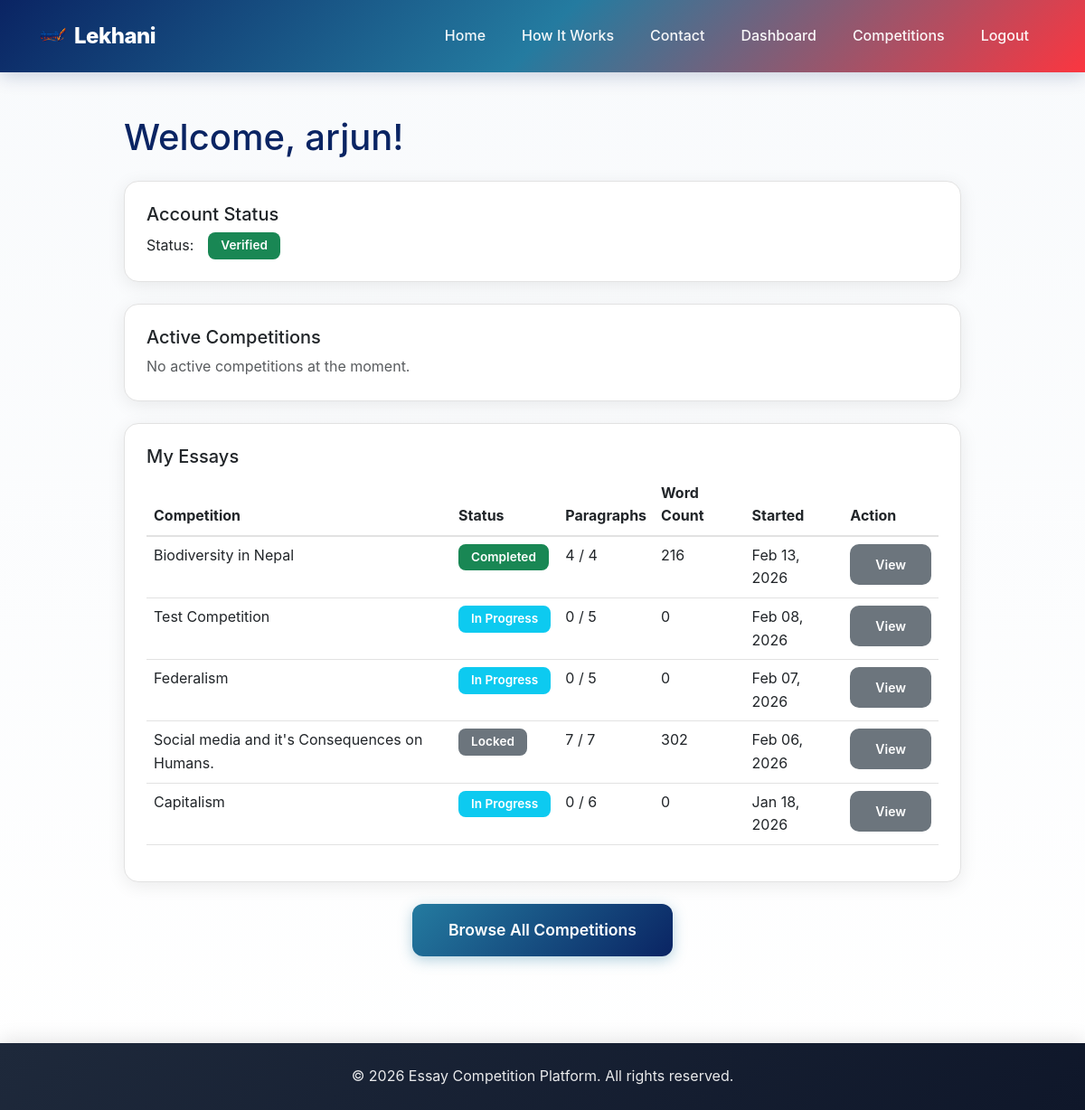
The page /dashboard/ (signed in) on the database as committed earlier.
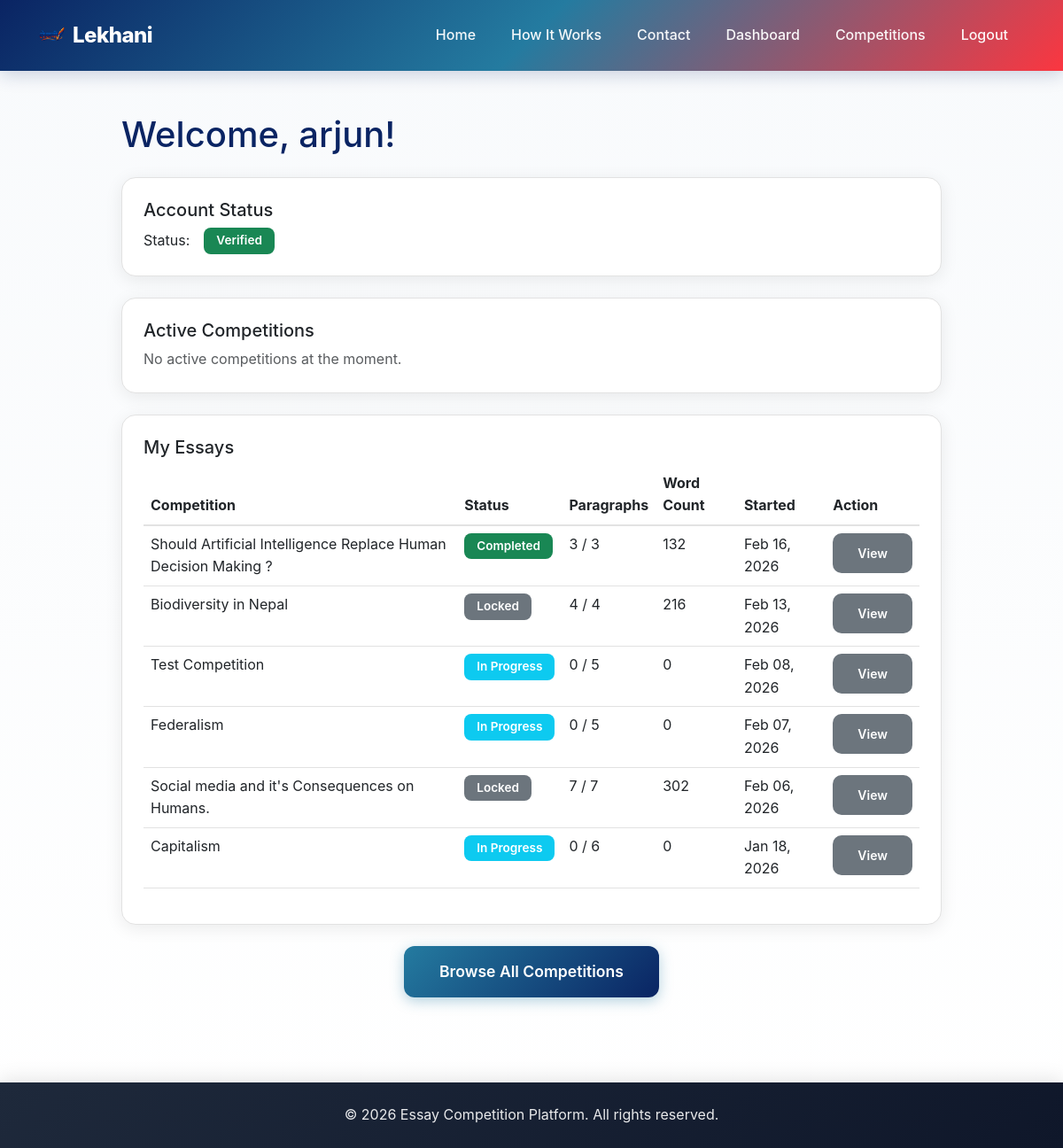
The same page on the database as committed later.
### competition/models.py (models this page shows, shortened)
class Essay(models.Model):
    STATUS_CHOICES = [
        ('in_progress', 'In Progress'),
        ('completed', 'Completed'),
        ('locked', 'Locked'),
    ]
    user = models.ForeignKey(User, on_delete=models.CASCADE, related_name='essays')
    competition = models.ForeignKey(Competition, on_delete=models.CASCADE, related_name='essays')
    status = models.CharField(max_length=15, choices=STATUS_CHOICES, default='in_progress')
    started_at = models.DateTimeField(auto_now_add=True)
    completed_at = models.DateTimeField(null=True, blank=True)
    word_count = models.PositiveIntegerField(default=0)
    grammar_errors = models.PositiveIntegerField(default=0)
    spelling_errors = models.PositiveIntegerField(default=0)
    grammar_score = models.PositiveIntegerField(default=100)
    final_score = models.FloatField(default=0)   # ⭐ NEW FIELD
    def current_paragraph_count(self):
        return self.paragraphs.count()
    class Meta:
        ordering = ['-started_at']
        unique_together = ['user', 'competition']
        verbose_name = 'Essay'
        verbose_name_plural = 'Essays'

class Competition(models.Model):
    title = models.CharField(max_length=200)
    description = models.TextField()
    start_date = models.DateTimeField()
    end_date = models.DateTimeField()
    max_paragraphs = models.PositiveIntegerField()
    created_at = models.DateTimeField(auto_now_add=True)
    updated_at = models.DateTimeField(auto_now=True)
    def is_active(self):
        now = timezone.now()
        return self.start_date <= now <= self.end_date
    class Meta:
        ordering = ['-start_date']
        verbose_name = 'Competition'
        verbose_name_plural = 'Competitions'

### competition/views.py (the view)
# urls.py: path('dashboard/', views.dashboard, name='dashboard'),
@login_required
def dashboard(request):
    user_profile = getattr(request.user, 'profile', None)
    user_essays = Essay.objects.filter(user=request.user).select_related('competition')
    active_competitions = []
    if user_profile and user_profile.status == 'verified':
        active_competitions = Competition.objects.filter(
            start_date__lte=timezone.now(),
            end_date__gte=timezone.now()
        )
    context = {
        'user_profile': user_profile,
        'user_essays': user_essays,
        'active_competitions': active_competitions,
    }
    return render(request, 'dashboard.html', context)

### competition/templates/dashboard.html (shortened to what the changed rows need)
{% extends 'base.html' %}
{% block content %}
<div class="container my-5">
    <div class="row">
        <div class="col-lg-10 mx-auto">
            <h1 class="mb-4">Welcome, {{ user.username }}!</h1>
            <div class="card">
                <div class="card-body">
                    {% if user_essays %}
                    <div class="table-responsive">
                        <table class="table table-hover">
                            <thead>
                                <tr>
                                    <th>Competition</th>
                                    <th>Status</th>
                                    <th>Paragraphs</th>
                                    <th>Word Count</th>
                                    <th>Started</th>
                                    <th>Action</th>
                                </tr>
                            </thead>
                            <tbody>
                                {% for essay in user_essays %}
                                <tr>
                                    <td>{{ essay.competition.title }}</td>
                                    <td>
                                        {% if essay.status == 'in_progress' %}
                                        <span class="badge bg-info">In Progress</span>
                                        {% elif essay.status == 'completed' %}
                                        <span class="badge bg-success">Completed</span>
                                        {% elif essay.status == 'locked' %}
                                        <span class="badge bg-secondary">Locked</span>
                                        {% endif %}
                                    </td>
                                    <td>
                                        {{ essay.current_paragraph_count }} /
                                        {{ essay.competition.max_paragraphs }}
                                    </td>
                                    <td>{{ essay.word_count }}</td>
                                    <td>{{ essay.started_at|date:"M d, Y" }}</td>
                                    <td>
                                        {% if essay.status == 'in_progress' and essay.competition.is_active %}
                                        <a href="{% url 'essay_write' essay.competition.id %}"
                                            class="btn btn-sm btn-primary">
                                            Continue
                                        </a>
                                        {% else %}
                                        <a href="{% url 'essay_view' essay.id %}" class="btn btn-sm btn-secondary">
                                            View
                                        </a>
                                        {% endif %}
                                    </td>
                                </tr>
                                {% endfor %}
                            </tbody>
                        </table>
                    </div>
                    {% else %}
                    <p class="text-muted mb-0">
                        You haven't started any essays yet.
                    </p>
                    {% endif %}
                </div>
            </div>
        </div>
    </div>
</div>
{% endblock %}

Rows that differ between the two databases and show on the page:
added Essay: competition "Should Artificial Intelligence Replace Human Decision Making ?", status "Completed", current_paragraph_count "3", competition.max_paragraphs "3", word_count "132", started_at "Feb 16, 2026"
changed Essay "Feb 13, 2026": status "Completed" → "Locked"
